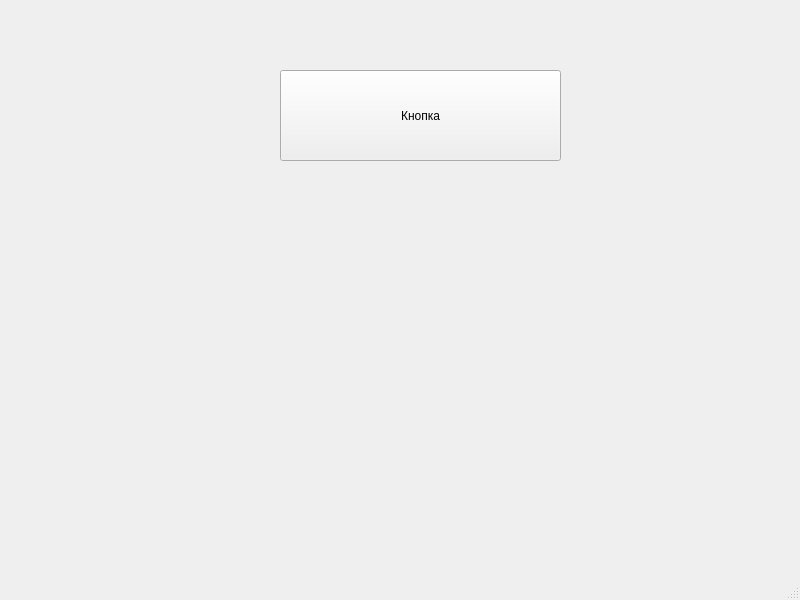
<?xml version="1.0" encoding="UTF-8"?>
<ui version="4.0">
 <class>MainWindow</class>
 <widget class="QMainWindow" name="MainWindow">
  <property name="geometry">
   <rect>
    <x>0</x>
    <y>0</y>
    <width>800</width>
    <height>600</height>
   </rect>
  </property>
  <property name="windowTitle">
   <string>MainWindow</string>
  </property>
  <widget class="QWidget" name="centralwidget">
   <widget class="QPushButton" name="btn">
    <property name="geometry">
     <rect>
      <x>280</x>
      <y>70</y>
      <width>281</width>
      <height>91</height>
     </rect>
    </property>
    <property name="styleSheet">
     <string notr="true">font: 75 18pt &quot;MS Shell Dlg 2&quot;;</string>
    </property>
    <property name="text">
     <string>Кнопка</string>
    </property>
   </widget>
  </widget>
  <widget class="QMenuBar" name="menubar">
   <property name="geometry">
    <rect>
     <x>0</x>
     <y>0</y>
     <width>800</width>
     <height>26</height>
    </rect>
   </property>
  </widget>
  <widget class="QStatusBar" name="statusbar"/>
 </widget>
 <resources/>
 <connections/>
</ui>
